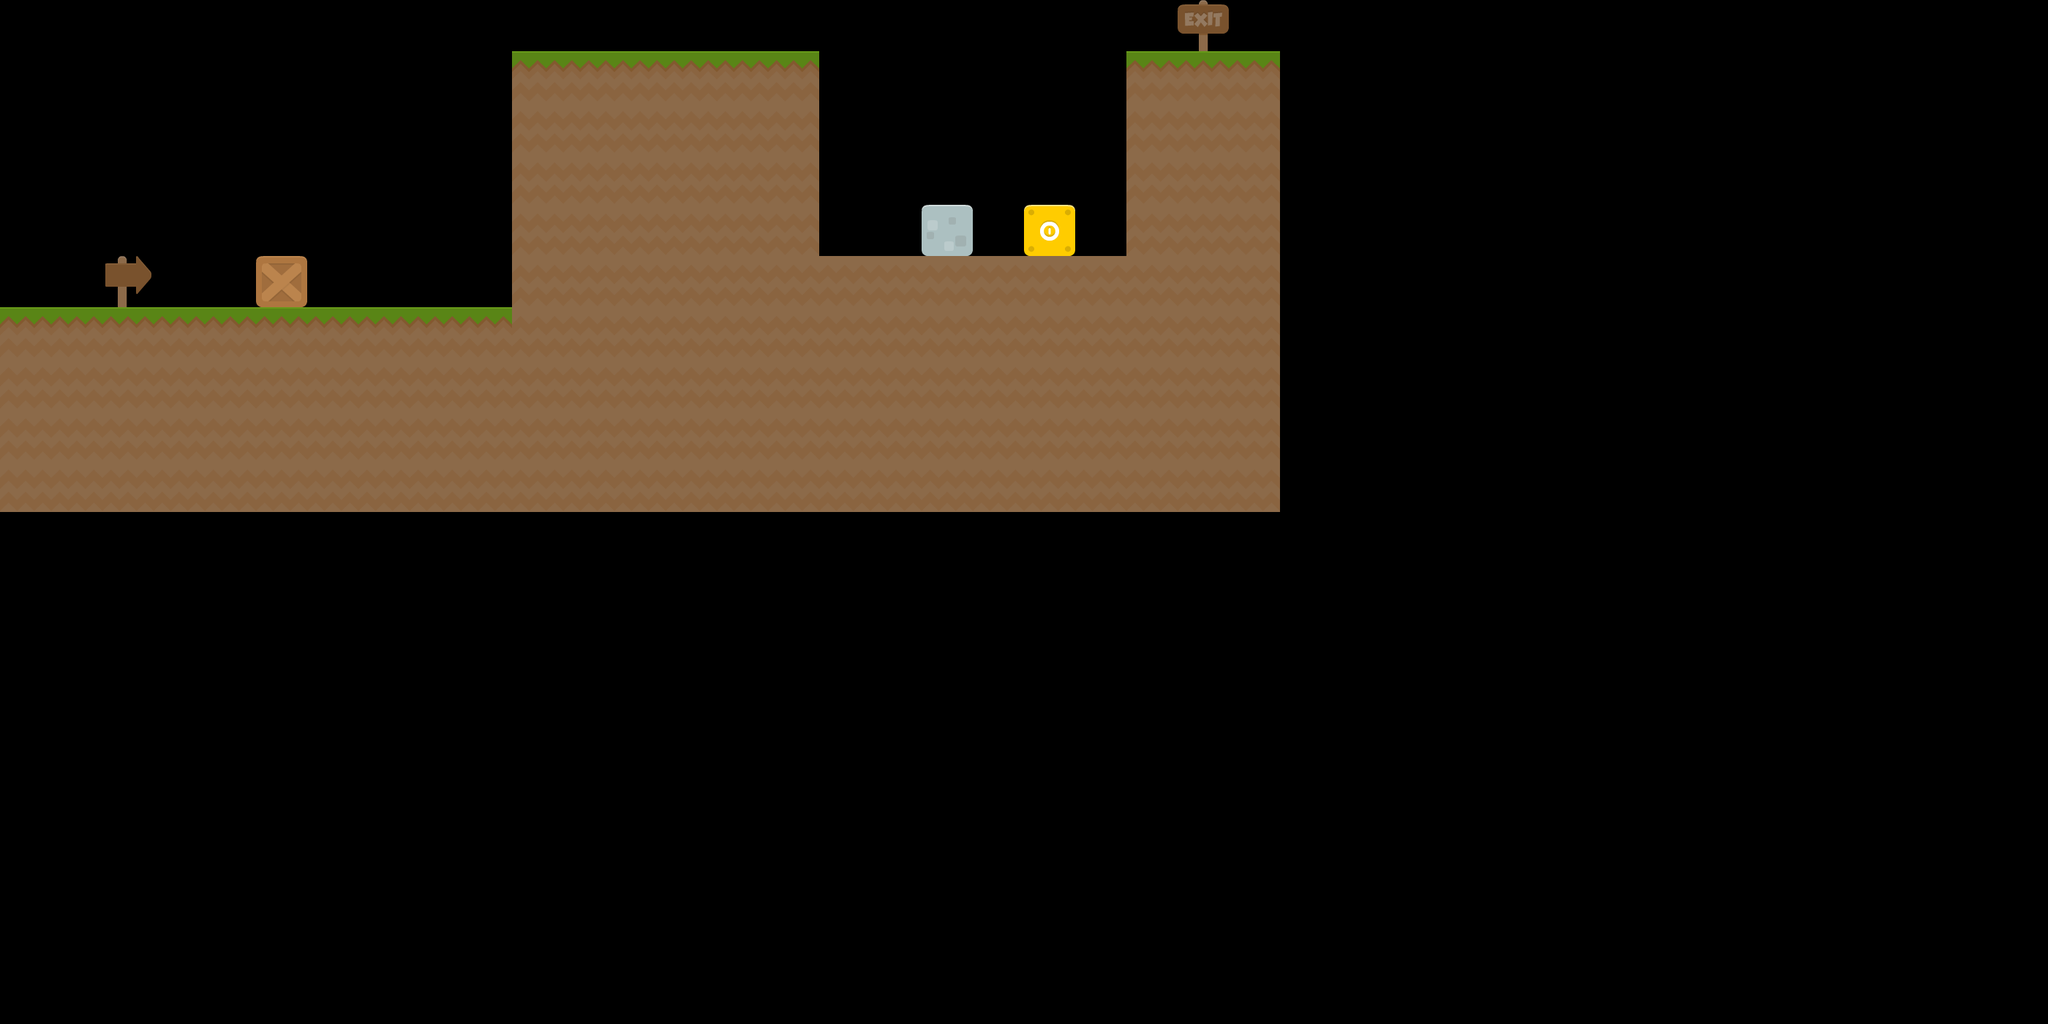

A level layout from a 2D game, rendered from its tile map. Below: a short description, then the map file with tile-grid data replaced by summaries:
An orthogonal 40x20 tile map with 70x70 px tiles, 2 tile layers (Calque de Tile 1, Calque de Tile 2).

<map version="1.0" orientation="orthogonal" width="40" height="20" tilewidth="70" tileheight="70">
 <tileset firstgid="1" name="Platformer" tilewidth="70" tileheight="70" spacing="2">
  <image source="platformer.png" width="914" height="936" />
 </tileset>
 <layer name="Calque de Tile 1" width="40" height="20" opacity="0.7">
  <data>[800 cells, 153 non-empty, 4 distinct tile ids]</data>
 </layer>
 <layer name="Calque de Tile 2" width="40" height="20">
  <data>[800 cells, 3 non-empty, 3 distinct tile ids]</data>
 </layer>
</map>
